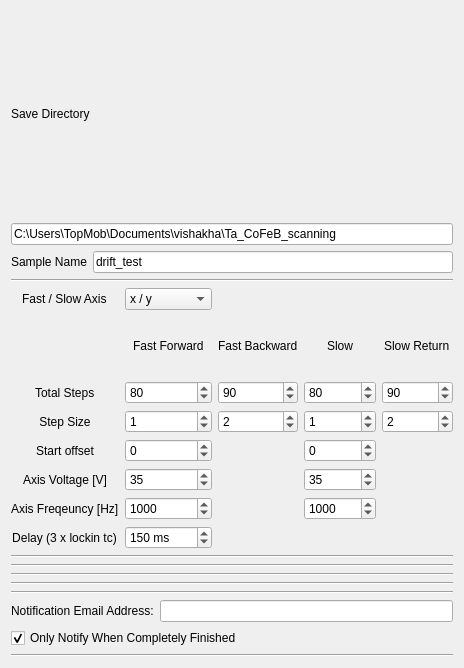
<?xml version="1.0" encoding="UTF-8"?>
<ui version="4.0">
 <class>Form</class>
 <widget class="QWidget" name="Form">
  <property name="geometry">
   <rect>
    <x>0</x>
    <y>0</y>
    <width>464</width>
    <height>668</height>
   </rect>
  </property>
  <property name="windowTitle">
   <string>Form</string>
  </property>
  <layout class="QVBoxLayout" name="verticalLayout">
   <item>
    <layout class="QGridLayout" name="save_params">
     <item row="2" column="0">
      <widget class="QLabel" name="label_12">
       <property name="enabled">
        <bool>true</bool>
       </property>
       <property name="text">
        <string>Sample Name</string>
       </property>
      </widget>
     </item>
     <item row="2" column="1">
      <widget class="QLineEdit" name="sample_name">
       <property name="text">
        <string>drift_test</string>
       </property>
       <property name="placeholderText">
        <string>test</string>
       </property>
      </widget>
     </item>
     <item row="0" column="0" colspan="2">
      <widget class="QLabel" name="label_8">
       <property name="text">
        <string>Save Directory</string>
       </property>
      </widget>
     </item>
     <item row="1" column="0" colspan="2">
      <widget class="QLineEdit" name="save_dir">
       <property name="text">
        <string>C:\Users\TopMob\Documents\vishakha\Ta_CoFeB_scanning</string>
       </property>
       <property name="placeholderText">
        <string>C:\Users\</string>
       </property>
      </widget>
     </item>
    </layout>
   </item>
   <item>
    <widget class="Line" name="line_3">
     <property name="orientation">
      <enum>Qt::Horizontal</enum>
     </property>
    </widget>
   </item>
   <item>
    <layout class="QGridLayout" name="initial_params">
     <item row="9" column="1">
      <widget class="QDoubleSpinBox" name="fast_start">
       <property name="suffix">
        <string/>
       </property>
       <property name="decimals">
        <number>0</number>
       </property>
       <property name="minimum">
        <double>-10000.000000000000000</double>
       </property>
       <property name="maximum">
        <double>10000.000000000000000</double>
       </property>
       <property name="singleStep">
        <double>1.000000000000000</double>
       </property>
      </widget>
     </item>
     <item row="4" column="0" alignment="Qt::AlignHCenter">
      <widget class="QLabel" name="label_7">
       <property name="text">
        <string>Fast / Slow Axis</string>
       </property>
      </widget>
     </item>
     <item row="7" column="1">
      <widget class="QDoubleSpinBox" name="forw_total">
       <property name="decimals">
        <number>0</number>
       </property>
       <property name="maximum">
        <double>100001.000000000000000</double>
       </property>
       <property name="value">
        <double>80.000000000000000</double>
       </property>
      </widget>
     </item>
     <item row="10" column="1">
      <widget class="QDoubleSpinBox" name="fast_voltage">
       <property name="decimals">
        <number>0</number>
       </property>
       <property name="value">
        <double>35.000000000000000</double>
       </property>
      </widget>
     </item>
     <item row="4" column="1">
      <widget class="QComboBox" name="fast_slow">
       <item>
        <property name="text">
         <string>x / y</string>
        </property>
       </item>
       <item>
        <property name="text">
         <string>y / x</string>
        </property>
       </item>
      </widget>
     </item>
     <item row="9" column="3">
      <widget class="QDoubleSpinBox" name="slow_start">
       <property name="suffix">
        <string/>
       </property>
       <property name="decimals">
        <number>0</number>
       </property>
       <property name="minimum">
        <double>-10000.000000000000000</double>
       </property>
       <property name="maximum">
        <double>10000.000000000000000</double>
       </property>
       <property name="singleStep">
        <double>1.000000000000000</double>
       </property>
      </widget>
     </item>
     <item row="9" column="0">
      <widget class="QLabel" name="label_3">
       <property name="text">
        <string>Start offset</string>
       </property>
       <property name="alignment">
        <set>Qt::AlignCenter</set>
       </property>
      </widget>
     </item>
     <item row="11" column="3">
      <widget class="QDoubleSpinBox" name="slow_frequency">
       <property name="decimals">
        <number>0</number>
       </property>
       <property name="maximum">
        <double>10000.000000000000000</double>
       </property>
       <property name="value">
        <double>1000.000000000000000</double>
       </property>
      </widget>
     </item>
     <item row="10" column="3">
      <widget class="QDoubleSpinBox" name="slow_voltage">
       <property name="decimals">
        <number>0</number>
       </property>
       <property name="value">
        <double>35.000000000000000</double>
       </property>
      </widget>
     </item>
     <item row="12" column="0" alignment="Qt::AlignHCenter">
      <widget class="QLabel" name="label_15">
       <property name="text">
        <string>Delay (3 x lockin tc)</string>
       </property>
       <property name="alignment">
        <set>Qt::AlignCenter</set>
       </property>
      </widget>
     </item>
     <item row="11" column="1">
      <widget class="QDoubleSpinBox" name="fast_frequency">
       <property name="decimals">
        <number>0</number>
       </property>
       <property name="maximum">
        <double>10000.000000000000000</double>
       </property>
       <property name="value">
        <double>1000.000000000000000</double>
       </property>
      </widget>
     </item>
     <item row="6" column="1" alignment="Qt::AlignHCenter">
      <widget class="QLabel" name="label_9">
       <property name="text">
        <string>Fast Forward</string>
       </property>
      </widget>
     </item>
     <item row="7" column="3">
      <widget class="QDoubleSpinBox" name="slow_total">
       <property name="decimals">
        <number>0</number>
       </property>
       <property name="maximum">
        <double>100000.000000000000000</double>
       </property>
       <property name="value">
        <double>80.000000000000000</double>
       </property>
      </widget>
     </item>
     <item row="10" column="0" alignment="Qt::AlignHCenter">
      <widget class="QLabel" name="label_5">
       <property name="text">
        <string>Axis Voltage [V]</string>
       </property>
      </widget>
     </item>
     <item row="12" column="1">
      <widget class="QDoubleSpinBox" name="delay">
       <property name="suffix">
        <string> ms</string>
       </property>
       <property name="decimals">
        <number>0</number>
       </property>
       <property name="maximum">
        <double>100000.000000000000000</double>
       </property>
       <property name="value">
        <double>150.000000000000000</double>
       </property>
      </widget>
     </item>
     <item row="11" column="0" alignment="Qt::AlignHCenter">
      <widget class="QLabel" name="label_6">
       <property name="text">
        <string>Axis Freqeuncy [Hz]</string>
       </property>
      </widget>
     </item>
     <item row="7" column="0" alignment="Qt::AlignHCenter">
      <widget class="QLabel" name="label">
       <property name="text">
        <string>Total Steps</string>
       </property>
      </widget>
     </item>
     <item row="7" column="2">
      <widget class="QDoubleSpinBox" name="back_total">
       <property name="decimals">
        <number>0</number>
       </property>
       <property name="maximum">
        <double>100000.000000000000000</double>
       </property>
       <property name="value">
        <double>90.000000000000000</double>
       </property>
      </widget>
     </item>
     <item row="8" column="2">
      <widget class="QDoubleSpinBox" name="back_step">
       <property name="decimals">
        <number>0</number>
       </property>
       <property name="maximum">
        <double>10000.000000000000000</double>
       </property>
       <property name="value">
        <double>2.000000000000000</double>
       </property>
      </widget>
     </item>
     <item row="8" column="1">
      <widget class="QDoubleSpinBox" name="forw_step">
       <property name="suffix">
        <string/>
       </property>
       <property name="decimals">
        <number>0</number>
       </property>
       <property name="maximum">
        <double>10000.000000000000000</double>
       </property>
       <property name="singleStep">
        <double>1.000000000000000</double>
       </property>
       <property name="value">
        <double>1.000000000000000</double>
       </property>
      </widget>
     </item>
     <item row="6" column="3" alignment="Qt::AlignHCenter">
      <widget class="QLabel" name="label_17">
       <property name="text">
        <string>Slow</string>
       </property>
      </widget>
     </item>
     <item row="6" column="2" alignment="Qt::AlignHCenter">
      <widget class="QLabel" name="label_16">
       <property name="text">
        <string>Fast Backward</string>
       </property>
      </widget>
     </item>
     <item row="8" column="3">
      <widget class="QDoubleSpinBox" name="slow_step">
       <property name="suffix">
        <string/>
       </property>
       <property name="decimals">
        <number>0</number>
       </property>
       <property name="maximum">
        <double>10000.000000000000000</double>
       </property>
       <property name="singleStep">
        <double>1.000000000000000</double>
       </property>
       <property name="value">
        <double>1.000000000000000</double>
       </property>
      </widget>
     </item>
     <item row="8" column="0">
      <widget class="QLabel" name="label_4">
       <property name="text">
        <string>Step Size</string>
       </property>
       <property name="alignment">
        <set>Qt::AlignCenter</set>
       </property>
      </widget>
     </item>
     <item row="7" column="4">
      <widget class="QDoubleSpinBox" name="slow_return_total">
       <property name="decimals">
        <number>0</number>
       </property>
       <property name="maximum">
        <double>100000.000000000000000</double>
       </property>
       <property name="value">
        <double>90.000000000000000</double>
       </property>
      </widget>
     </item>
     <item row="8" column="4">
      <widget class="QDoubleSpinBox" name="slow_return_step">
       <property name="decimals">
        <number>0</number>
       </property>
       <property name="value">
        <double>2.000000000000000</double>
       </property>
      </widget>
     </item>
     <item row="6" column="4" alignment="Qt::AlignHCenter">
      <widget class="QLabel" name="label_2">
       <property name="text">
        <string>Slow Return</string>
       </property>
      </widget>
     </item>
    </layout>
   </item>
   <item>
    <widget class="Line" name="line_4">
     <property name="orientation">
      <enum>Qt::Horizontal</enum>
     </property>
    </widget>
   </item>
   <item>
    <widget class="Line" name="line_6">
     <property name="orientation">
      <enum>Qt::Horizontal</enum>
     </property>
    </widget>
   </item>
   <item>
    <widget class="Line" name="line_2">
     <property name="orientation">
      <enum>Qt::Horizontal</enum>
     </property>
    </widget>
   </item>
   <item>
    <widget class="Line" name="line_7">
     <property name="orientation">
      <enum>Qt::Horizontal</enum>
     </property>
    </widget>
   </item>
   <item>
    <widget class="Line" name="line_5">
     <property name="orientation">
      <enum>Qt::Horizontal</enum>
     </property>
    </widget>
   </item>
   <item>
    <layout class="QHBoxLayout" name="horizontalLayout">
     <item>
      <widget class="QLabel" name="label_18">
       <property name="text">
        <string>Notification Email Address:</string>
       </property>
      </widget>
     </item>
     <item>
      <widget class="QLineEdit" name="notify_email"/>
     </item>
    </layout>
   </item>
   <item>
    <widget class="QCheckBox" name="notify_at_end">
     <property name="text">
      <string>Only Notify When Completely Finished</string>
     </property>
     <property name="checked">
      <bool>true</bool>
     </property>
    </widget>
   </item>
   <item>
    <widget class="Line" name="line_8">
     <property name="orientation">
      <enum>Qt::Horizontal</enum>
     </property>
    </widget>
   </item>
  </layout>
 </widget>
 <resources/>
 <connections/>
</ui>
